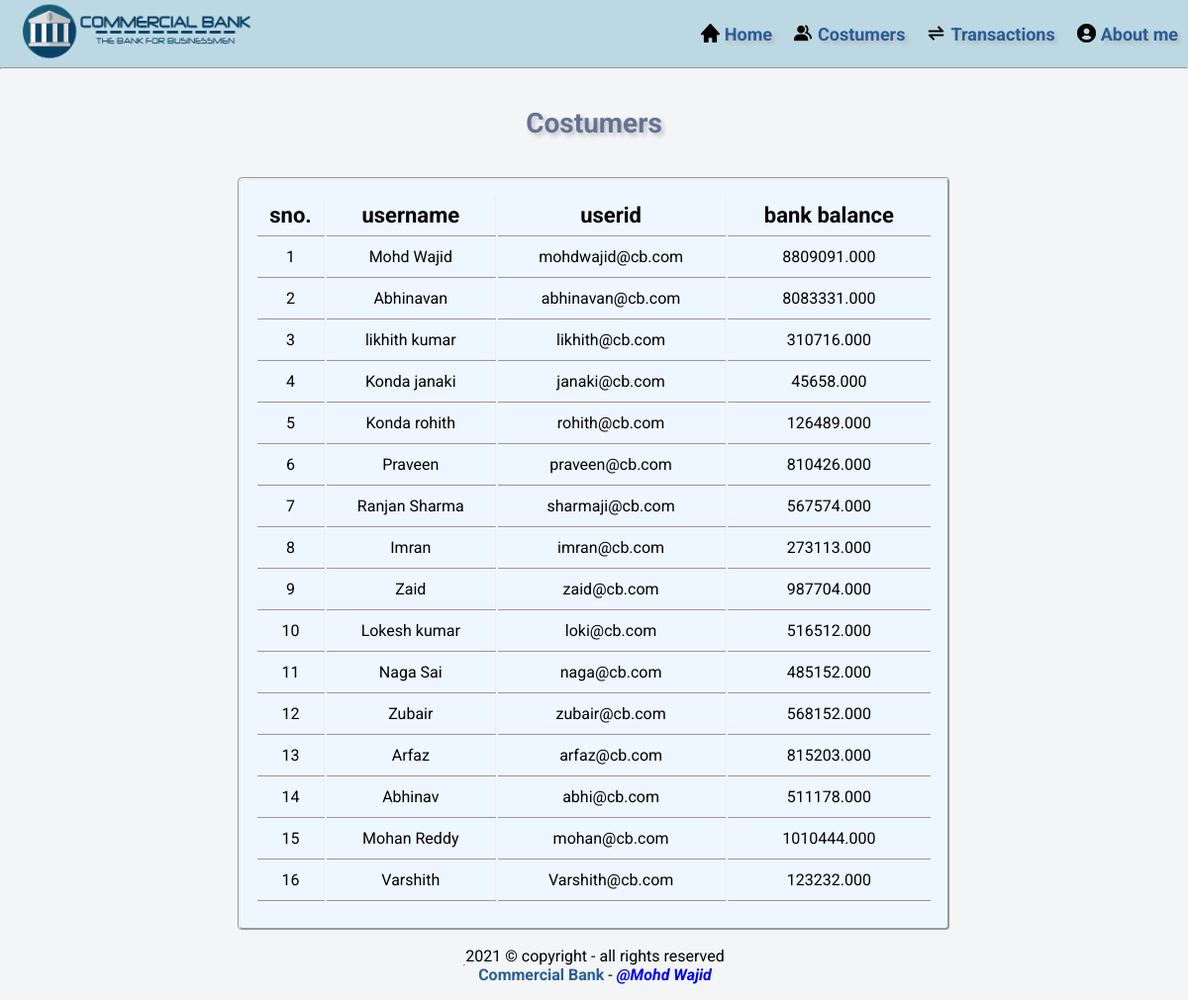
Page /viewcostumers.php on the committed database.
### tables this page shows
CREATE TABLE `users` (
  `sno` int(255) NOT NULL,
  `username` varchar(20) NOT NULL,
  `userID` varchar(25) NOT NULL,
  `bankBalance` double(23,3) NOT NULL
);

### viewcostumers.php (the view, shortened to what this page needs)
<?php
include("connection.php");
include("menubar.php");
?>
<html>
    <head>
        <link rel="stylesheet" href="css/style.css">
    </head>
    <body>
    <div class="main-content main">
        <br><br>
        <h3> Costumers </h3>
        <br><br>
        <div class="table-responsive">
            <table class="table ">
                <tr>
                    <th>sno.</th>
                    <th>username</th>
                    <th>userid</th>
                    <th>bank balance</th>
                </tr>
                <?php
                    $query = "SELECT * FROM users";
                    $data = mysqli_query($conn,$query);
                    $total = mysqli_num_rows($data);
                    if($total != 0)
                    while($result = mysqli_fetch_assoc($data))
                    {
                        echo "<tr>
                        <td>".$result['sno']."</td>
                        <td>".$result['username']."</td>
                        <td>".$result['userID']."</td>
                        <td>".$result['bankBalance']."</td> </tr>";
                    }
                ?>
            </table>
        </div>
</div>
<?php
     include("footer.php");
?>
</body>
</html>

### css/style.css (style rules this page uses)
* { margin : 0px; padding : 0px; box-sizing: border-box; }
* { font-family: 'Roboto', sans-serif; }
.main-content { background-color: rgb(243, 245, 247); min-height: calc(100vh - 22px - 85px); }
.main { display:flex; flex-direction:column; text-align:center; align-items:center; justify-content: center; }
h3 { font-size:28px; color:#667292; text-shadow: 3px 3px 4px #c0c3c5; }
.table { width: 60vw; border: 3px groove ; border-radius:5px; padding: 15px; padding-bottom: 25px; background-color: rgb(238, 247, 255); }
th,td { height:40px; border-right: 1px ridge ; border-bottom: 2px ridge ; }
th { font-size: 22px; }
th:last-child,td:last-child { border-right:none; }

### viewcostumers.php (style rules this page uses)
.table { animation: drop-table 300ms; }
h3 { animation: drop-table 700ms; }

### rows in the picture
users: sno "1", username "Mohd Wajid", userID "mohdwajid@cb.com", bankBalance "8809091.000"
users: sno "2", username "Abhinavan", userID "abhinavan@cb.com", bankBalance "8083331.000"
users: sno "3", username "likhith kumar", userID "likhith@cb.com", bankBalance "310716.000"
users: sno "4", username "Konda janaki", userID "janaki@cb.com", bankBalance "45658.000"
users: sno "5", username "Konda rohith", userID "rohith@cb.com", bankBalance "126489.000"
users: sno "6", username "Praveen", userID "praveen@cb.com", bankBalance "810426.000"
users: sno "7", username "Ranjan Sharma", userID "sharmaji@cb.com", bankBalance "567574.000"
users: sno "8", username "Imran", userID "imran@cb.com", bankBalance "273113.000"
users: sno "9", username "Zaid", userID "zaid@cb.com", bankBalance "987704.000"
users: sno "10", username "Lokesh kumar", userID "loki@cb.com", bankBalance "516512.000"
users: sno "11", username "Naga Sai", userID "naga@cb.com", bankBalance "485152.000"
users: sno "12", username "Zubair", userID "zubair@cb.com", bankBalance "568152.000"
users: sno "13", username "Arfaz", userID "arfaz@cb.com", bankBalance "815203.000"
users: sno "14", username "Abhinav", userID "abhi@cb.com", bankBalance "511178.000"
users: sno "15", username "Mohan Reddy", userID "mohan@cb.com", bankBalance "1010444.000"
users: sno "16", username "Varshith", userID "Varshith@cb.com", bankBalance "123232.000"
